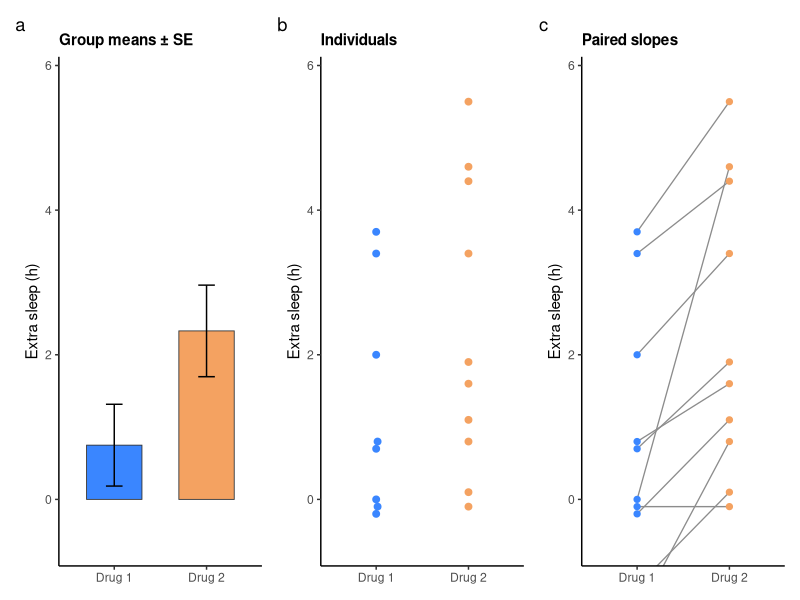
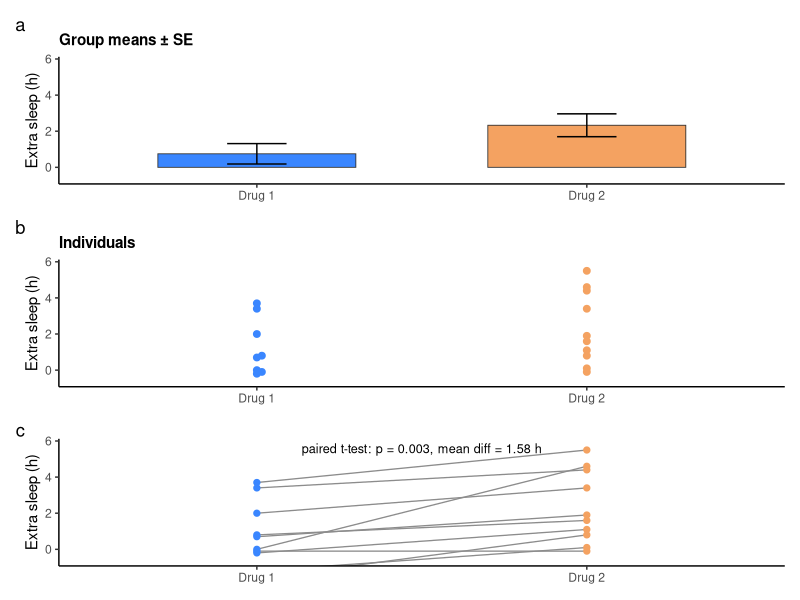
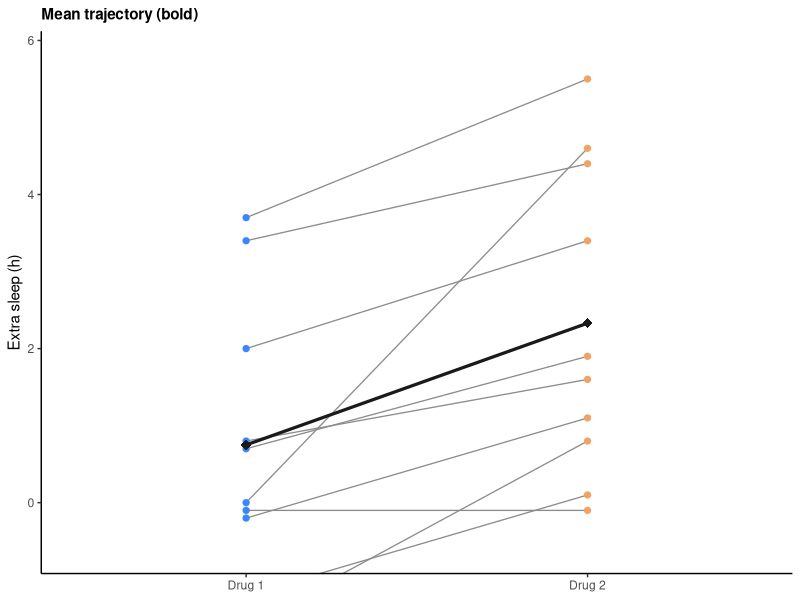

Source code (R) for these figures, in order:
## ---- chunk 1
# Installing necessary packages
if (!requireNamespace("tidyverse", quietly = TRUE)) {
  install.packages("tidyverse")
}
if (!requireNamespace("ggbeeswarm", quietly = TRUE)) {
  install.packages("ggbeeswarm")
}
if (!requireNamespace("patchwork", quietly = TRUE)) {
  install.packages("patchwork")
}

# Load packages
library(tidyverse)
library(ggbeeswarm)
library(patchwork)
## ---- chunk 2
data("sleep")

sleep_data <- sleep |>
  mutate(group = factor(group, labels = c("Drug 1", "Drug 2")),
         ID = factor(ID))

head(sleep_data, 4)
## ---- chunk 3
panel_colors <- c("Drug 1" = "#3a86ff", "Drug 2" = "#f4a261")
panel_theme <- theme_classic(base_size = 11) +
  theme(legend.position = "none",
        plot.title = element_text(size = 11, face = "bold"))
shared_range <- coord_cartesian(ylim = c(-0.6, 5.8))

summary_stats <- sleep_data |>
  group_by(group) |>
  summarise(mean_extra = mean(extra), se = sd(extra) / sqrt(n()), .groups = "drop")
## ---- chunk 4
#| label: fig-1.1ComboPanels
#| fig-cap: "Bar, beeswarm and paired line panels of the sleep study"
#| out.width: "100%"
#| warning: false
#| message: false
#| fig-width: 10
#| fig-height: 4

panel_a <- ggplot(summary_stats, aes(group, mean_extra, fill = group)) +
  geom_col(width = .6, colour = "grey20", linewidth = .3) +
  geom_errorbar(aes(ymin = mean_extra - se, ymax = mean_extra + se),
                width = .18, linewidth = .5) +
  scale_fill_manual(values = panel_colors) +
  labs(x = NULL, y = "Extra sleep (h)", title = "Group means ± SE") +
  panel_theme + shared_range

panel_b <- ggplot(sleep_data, aes(group, extra, colour = group)) +
  geom_beeswarm(cex = 1.6, size = 2) +
  scale_colour_manual(values = panel_colors) +
  labs(x = NULL, y = "Extra sleep (h)", title = "Individuals") +
  panel_theme + shared_range

panel_c <- ggplot(sleep_data, aes(group, extra, group = ID)) +
  geom_line(colour = "grey55", linewidth = .45) +
  geom_point(aes(colour = group), size = 1.8) +
  scale_colour_manual(values = panel_colors) +
  labs(x = NULL, y = "Extra sleep (h)", title = "Paired slopes") +
  panel_theme + shared_range

panel_a + panel_b + panel_c + plot_annotation(tag_levels = "a")
## ---- chunk 5
#| label: fig-1.2StackedCombo
#| fig-cap: "Stacked combination panel with a paired t-test annotation"
#| out.width: "60%"
#| warning: false
#| message: false
#| fig-width: 4.2
#| fig-height: 10

wide <- sleep_data |>
  select(ID, group, extra) |>
  pivot_wider(names_from = group, values_from = extra)
paired_test <- t.test(wide[["Drug 2"]], wide[["Drug 1"]], paired = TRUE)
test_label <- sprintf("paired t-test: p = %.3f, mean diff = %.2f h",
                      paired_test$p.value, paired_test$estimate)

panel_c2 <- panel_c +
  labs(title = NULL) +
  annotate("text", x = 1.5, y = 5.6, label = test_label, size = 3.2)

panel_a + panel_b + panel_c2 +
  plot_layout(ncol = 1) +
  plot_annotation(tag_levels = "a")
## ---- chunk 6
#| label: fig-1.3MeanTrajectory
#| fig-cap: "Paired slopes with the mean trajectory highlighted"
#| out.width: "70%"
#| warning: false
#| message: false
#| fig-width: 5
#| fig-height: 5

panel_c +
  stat_summary(aes(group = 1), fun = mean, geom = "line",
               colour = "grey10", linewidth = 1.1) +
  stat_summary(aes(group = 1), fun = mean, geom = "point",
               shape = 18, size = 3.2, colour = "grey10") +
  labs(title = "Mean trajectory (bold)")
